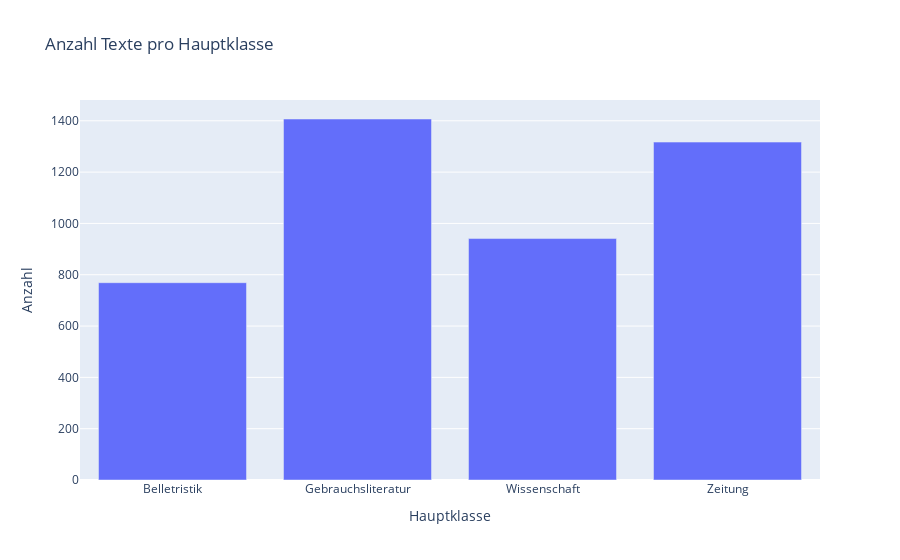

Write notebook code for a chart like this one.
### Markdown cell above
Äquivalent zur vorherigen Abfragen, deshalb abgekürzt in einer Ausführung:

### Code cell
import sqlite3
import pandas as pd
import plotly.graph_objects as go

con = sqlite3.connect("Datenbank.db")
abfrage = """SELECT hauptklasse FROM my_data"""

df = pd.read_sql_query(abfrage, con)

con.close()

class_count = df.groupby("hauptklasse").size().reset_index(name="count")

fig = go.Figure(data=[go.Bar(name="Texte pro Hauptklasse", x=class_count["hauptklasse"], y=class_count["count"])])

fig.update_layout(
    title="Anzahl Texte pro Hauptklasse",
    xaxis_title="Hauptklasse",
    yaxis_title="Anzahl",
    hovermode="x"
)

fig.show()

### Figure 1 — Plotly figure (JSON) as saved in the notebook; plotly's stock layout.template omitted (floating-point values rounded to 4 significant figures)
{"data": [{"name": "Texte pro Hauptklasse", "type": "bar", "x": ["Belletristik", "Gebrauchsliteratur", "Wissenschaft", "Zeitung"], "y": [769, 1407, 941, 1317]}], "layout": {"hovermode": "x", "title": {"text": "Anzahl Texte pro Hauptklasse"}, "xaxis": {"title": {"text": "Hauptklasse"}}, "yaxis": {"title": {"text": "Anzahl"}}}}
